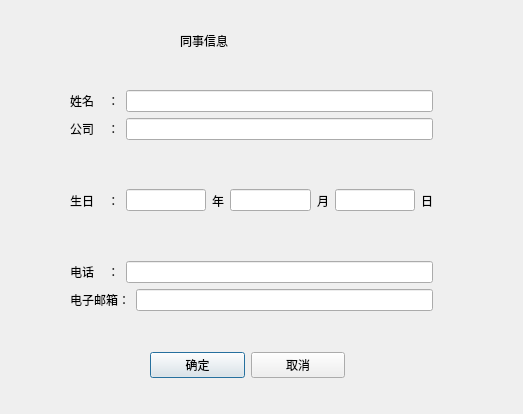
<?xml version="1.0" encoding="UTF-8"?>
<ui version="4.0">
 <class>TmInfoDlg</class>
 <widget class="QDialog" name="TmInfoDlg">
  <property name="geometry">
   <rect>
    <x>0</x>
    <y>0</y>
    <width>523</width>
    <height>414</height>
   </rect>
  </property>
  <property name="windowTitle">
   <string>Dialog</string>
  </property>
  <widget class="QWidget" name="layoutWidget">
   <property name="geometry">
    <rect>
     <x>70</x>
     <y>90</y>
     <width>363</width>
     <height>221</height>
    </rect>
   </property>
   <layout class="QVBoxLayout" name="verticalLayout">
    <item>
     <layout class="QHBoxLayout" name="horizontalLayout">
      <item>
       <widget class="QLabel" name="label">
        <property name="text">
         <string>姓名    ：</string>
        </property>
       </widget>
      </item>
      <item>
       <widget class="QLineEdit" name="namelineEdit">
        <property name="maxLength">
         <number>30</number>
        </property>
       </widget>
      </item>
     </layout>
    </item>
    <item>
     <layout class="QHBoxLayout" name="horizontalLayout_2">
      <item>
       <widget class="QLabel" name="label_2">
        <property name="text">
         <string>公司    ：</string>
        </property>
       </widget>
      </item>
      <item>
       <widget class="QLineEdit" name="companylineEdit">
        <property name="maxLength">
         <number>30</number>
        </property>
       </widget>
      </item>
     </layout>
    </item>
    <item>
     <layout class="QHBoxLayout" name="horizontalLayout_3">
      <item>
       <widget class="QLabel" name="label_3">
        <property name="text">
         <string>生日    ：</string>
        </property>
       </widget>
      </item>
      <item>
       <widget class="QLineEdit" name="birthyearlineEdit">
        <property name="contextMenuPolicy">
         <enum>Qt::DefaultContextMenu</enum>
        </property>
       </widget>
      </item>
      <item>
       <widget class="QLabel" name="label_7">
        <property name="text">
         <string>年</string>
        </property>
       </widget>
      </item>
      <item>
       <widget class="QLineEdit" name="birthmonthlineEdit"/>
      </item>
      <item>
       <widget class="QLabel" name="label_8">
        <property name="text">
         <string>月</string>
        </property>
       </widget>
      </item>
      <item>
       <widget class="QLineEdit" name="birthdaylineEdit"/>
      </item>
      <item>
       <widget class="QLabel" name="label_9">
        <property name="text">
         <string>日</string>
        </property>
       </widget>
      </item>
     </layout>
    </item>
    <item>
     <layout class="QHBoxLayout" name="horizontalLayout_4">
      <item>
       <widget class="QLabel" name="label_4">
        <property name="text">
         <string>电话    ：</string>
        </property>
       </widget>
      </item>
      <item>
       <widget class="QLineEdit" name="calllineEdit">
        <property name="maxLength">
         <number>30</number>
        </property>
       </widget>
      </item>
     </layout>
    </item>
    <item>
     <layout class="QHBoxLayout" name="horizontalLayout_5">
      <item>
       <widget class="QLabel" name="label_5">
        <property name="text">
         <string>电子邮箱：</string>
        </property>
       </widget>
      </item>
      <item>
       <widget class="QLineEdit" name="emaillineEdit">
        <property name="maxLength">
         <number>30</number>
        </property>
       </widget>
      </item>
     </layout>
    </item>
   </layout>
  </widget>
  <widget class="QWidget" name="layoutWidget_2">
   <property name="geometry">
    <rect>
     <x>150</x>
     <y>350</y>
     <width>195</width>
     <height>30</height>
    </rect>
   </property>
   <layout class="QHBoxLayout" name="horizontalLayout_6">
    <item>
     <widget class="QPushButton" name="yesBtn">
      <property name="text">
       <string>确定</string>
      </property>
     </widget>
    </item>
    <item>
     <widget class="QPushButton" name="cancelBtn">
      <property name="text">
       <string>取消</string>
      </property>
     </widget>
    </item>
   </layout>
  </widget>
  <widget class="QLabel" name="label_6">
   <property name="geometry">
    <rect>
     <x>180</x>
     <y>20</y>
     <width>131</width>
     <height>41</height>
    </rect>
   </property>
   <property name="styleSheet">
    <string notr="true">font: 20pt &quot;张海山锐线体简&quot;;</string>
   </property>
   <property name="text">
    <string>同事信息</string>
   </property>
  </widget>
 </widget>
 <resources/>
 <connections>
  <connection>
   <sender>cancelBtn</sender>
   <signal>clicked()</signal>
   <receiver>TmInfoDlg</receiver>
   <slot>reject()</slot>
   <hints>
    <hint type="sourcelabel">
     <x>297</x>
     <y>364</y>
    </hint>
    <hint type="destinationlabel">
     <x>261</x>
     <y>206</y>
    </hint>
   </hints>
  </connection>
 </connections>
</ui>
